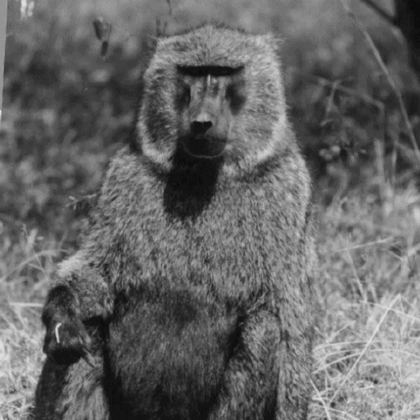
%> input picture baboon.gif, 420 x 420 px, shrunk from 512 x 512 before the run
$ octave example_imagerecovery_SVTr4svd.m   (GNU Octave 9; MATLAB toolbox functions it lacks are replaced by stand-ins)
%> lines starting %> are read from the running program, lines starting %| are printed output that depends on the picture
### SVT_r4svd.m
function [Ubest,Sbest,Vbest,numiter,out] = SVT_r4svd(n,trIndex,trData,tsIndex,tsData,tau,delta,maxiter,tol)
%% SVT Implementation using R4SVD for fast SVT operator estimation
% Usage:  [Ubest,Sbest,Vbest,numiter,output]  = SVT(n, trIndex, trData, tsIndex, tsData, tau, delta, maxiter, tol)
%
% Inputs:
%   n               - size of the matrix A assumed n(1) by n(2).
%   trIndex         - indices set of training entries.
%   trData          - data vector of training set
%   tau             - tau ||A||_* + 0.5 ||A||_F^2
%   delta           - SVT step size
%   maxiter         - maximum number of iterations
%   tol             - stopping criteria (default: 1e-4)
%
% Outputs: completed matrix X stored in SVD format X = U*diag(S)*V'
%   Ubest           - n1xk left singular vectors
%   Sbest           - kx1 singular value vector
%   Vbest           - n2xk right singular vectors
%   numiter         - number of iterations to achieve convergence
%   output          - a structure with data from each iteration.  Includes:
%       output.nuclearNorm      - nuclear norm of current iterate
%       output.rank             - rank of current iterate
%       output.trRes            - error on training set
%       output.tsRes            - error on test set
%
% Algorithm Description:
% References:
%    Original SVT Algorithm:
%    J. Cai, E. J. Candes, Z. Shen, A singular value thresholding algorithm
%    for matrix completion, SIAM J. Optim., 20(4): 1956-1982, 2010.
%
%    SVT-R4SVD:
%    Y. Li, W. Yu, A Fast Implementation of Singular Value Thresholding
%    Algorithm using Recycling Rank Revealing Randomized Singular Value
%    Decomposition, submitted to Mathematical Program Computation, 2017.

% Written by: Yaohang Li
% Email: yaohang@cs.odu.edu
% Created: Apr. 14, 2017
%
% The SVT-R4SVD Program is based on the SVT implementation
% by Emmanuel Candes

%% set parameters
n1 = n(1);                                  % # of rows in the matrix
n2 = n(2);                                  % # of columns in the matrix
m = length(trIndex);                        % # of samples in training set
t = length(tsIndex);                        % # of samples in test set
normTrData = norm(trData);                  % 2-norm of training set
normTsData = norm(tsData);                  % 2-norm of test set
beta = 0.95;                                % simulated annealing cooling factor

%% prepare initial matrix Y(0)
[i, j] = ind2sub([n1,n2], trIndex);
Y = sparse(i,j,trData,n1,n2,m);             % set up sparse matrix Y
normProjM = normest(Y,1e-2);                % 2-norm of Y
k0 = ceil(tau/(delta*normProjM));           % initialize k0, same as SVT
y = k0*delta*trData;                        % initialize Y(0)
Y = setsparse(Y, i, j, y);                  % sparcify Y(0)

%% start SVT iterations
r = 0;                                      % initialize rank
U = []; S = []; V = [];                     % initialize U, S, V
Ubest = []; Sbest = []; Vbest = [];         % initialize Ubest, Dbest, Vbest
preU = [];                                  % recycling singular vector (empty)
percent = 0.50;                             % 50% error is allowed at the beginning
mintrRes = 1000000000.0;                    % minimum training set error (set to infinity)
mintsRes = 1000000000.0;                    % minimum test set error (set to infinity)

for k = 1:maxiter
    % estimate the SVT operator
    % perform R4SVD to obtain a low-rank approximation with singular values
    % greater than tau
    [U,Sigma,V] = r4svd(Y,tau,preU,percent);        % R4SVD
    %preU = U;                                       % recycle SVD
    sigma = diag(Sigma);
    r = size(Sigma, 1);                             % rank after SVT operator
    Sigma = Sigma(1:r) - tau;                       % subtract tau

    % get elements on the sample locations from the completed matrix
    tr = XonOmega(U*diag(Sigma),V,trIndex);
    ts = XonOmega(U*diag(Sigma),V,tsIndex);

    % keep track of norm in
    trRes = norm(tr - trData)/sqrt(m);
    tsRes = norm(ts - tsData)/sqrt(t);

    fprintf('iteration %4d, rank is %2d, training err: %.2e, test err: %.2e\n',k, r, trRes, tsRes);

    % if training error is reducing, continue;
    % otherwise trigger simulated annealing cooling scheme
    if trRes < mintrRes
        mintrRes = trRes;
    else
        percent = percent * beta;                   % cooling scheme
    end

    % keep track of the recovery with best test error
    if tsRes < mintsRes
        mintsRes = tsRes;
        Ubest = U; Sbest = Sigma; Vbest = V;
    end

    out.trRes(k) = trRes;
    out.tsRes(k) = tsRes;
    out.rank(k) = r;
    out.nuclearNorm(k) = sum(Sigma);

    % check convergence
    if (trRes < tol)
        break
    end
    if (trRes > 1e5)
        disp('Divergence!');
        break
    end

    % update matrix Y(i)
    y = y + delta*(trData-tr);
    Y = setsparse(Y, i, j, y);
end

numiter = k;

end

### setsparse/setsparse.m
function varargout = setsparse(varargin)
% function S = SETSPARSE(S, r, c, v)
%
% PURPOSE: a new sparse matrix after assigning S(r(:), c(:)) = v(:)
%
% SETSPARSE(..., fun)
%   where fun is a function handle: apply two-variates FUN before assign
%       the values S(k) = fun(S(k),v(k)), (k is corresponding linear-index)
%    Reverse order of input variables SETSPARSE(r, c, v, S, fun) to
%    apply function in other way around: S(k) = fun(v(k),S(k))
%
% FUN can either be a function handle in mfile or following functions:
%
%     @asgn           Assign value
%     @plus           Plus
%     @minus          Minus
%     @times          Array multiply
%     @rdivide        Right array divide
%     @ldivide        Left array divide
%     @power          Array power
%     @max            Binary maximum
%     @min            Binary minimum
%     @rem            Remainder after division
%     @mod            Modulus after division
%     @atan2	        Four-quadrant inverse tangent
%     @hypot	        Square root of sum of squares
%     @eq             Equal
%     @ne             Not equal
%     @lt             Less than
%     @le             Less than or equal
%     @gt             Greater than
%     @ge             Greater than or equal
%     @and            Element-wise logical AND
%     @or             Element-wise logical OR
%     @xor            Logical EXCLUSIVE OR
%
% Note: This function is useful for sparse because sometime a straight
% forward linear-indexing might not work for large indexes (overflow)
%
% Author Bruno Luong <brunoluong@yahoo.com>
% Last update: 05/April/2009

nout = max(nargout,1);
vout = cell(1,nout);
[vout{:}] = spsubsasgn(varargin{:});
varargout = vout;

### example_imagerecovery_SVTr4svd.m
%% main program for using SVT-R4SVD for image recovery
%
% Written by: Yaohang Li
% Email: yaohang@cs.odu.edu
% Created: Apr. 14, 2017

clear all
close all
clc

addpath('setsparse');
rng('default')
format long

%% Load the original matrix from the image
% M3 = imread('..\images\juliabw.jpg');
% M3 = imread('..\images\lena_1024.jpg');
M3 = imread('..\images\baboon.gif');
%> M3: size 420x420 uint8; min 0, max 217, mean 91.8
M = double(M3(:,:,1));

% Size of the matrix
[n1,n2] = size(M);
%> n1 = 420; n2 = 420

%% Set parameters
maxiter = 200;             % maximun number of iterations in SVT
tol = 1.0e-00;              % convergence threshold of SVT
trpercent = 0.20;           % specifying percentage of training samples
tspercent = 0.05;           % specifying percentage of test samples

%% generate random samples from the loaded image
m = floor((n1*n2)*trpercent);           % number of training samples
%> m = 35280
t = floor((n1*n2)*tspercent);           % number of test samples
%> t = 8820
reorder = randsample(n1*n2,n1*n2);      % reorder the samples
trIndex = reorder(1:m);                 % an array of training sample indices
tsIndex = reorder(m+1:m+t);             % an array of test sample indices
trData = M(trIndex);                    % an array of training samples
tsData = M(tsIndex);                    % an array of test samples

%% SVT parameters
tau = norm(trData, 'fro')*sqrt(n1*n2/m);
%> tau = 42738.7
delta = sqrt(n1*n2/m);
%> delta = 2.24

disp(['number of rows in image (n1): ',num2str(n1)])
%| number of rows in image (n1): 420
disp(['number of columns in image (n2): ',num2str(n2)])
%| number of columns in image (n2): 420
disp(['regularization parameter (tau): ',num2str(tau)])
%| regularization parameter (tau): 42738.6963
disp(['percentage of training samples (percent): ',num2str(trpercent)])
disp(['step size (delta): ',num2str(delta)])
%| step size (delta): 2.2361
disp(['convergence threshold of SVT (tol): ',num2str(tol)])
disp(['maximun number of iterations in SVT (maxiter): ',num2str(maxiter)])

%% The modified SVT algorithm based on R3SVD
fprintf('\nSolving by SVT using R4SVD...\n');
% create the sample matrix for visualization
[x, y] = ind2sub([n1,n2], trIndex);
T = ones(n1,n2)*200;
for i = 1:m
    T(x(i),y(i)) = M(x(i),y(i));
end
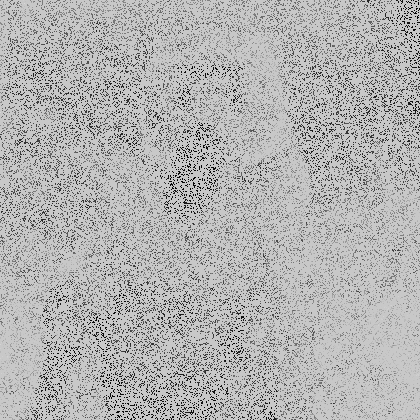
%> T: size 420x420 double; min 0, max 216, mean 178.4
figure(1)
imshow(uint8(T)); title([num2str(trpercent*100),'% training Samples'])
[U2,S2,V2,numiter2,out] = SVT_r4svd([n1 n2],trIndex,trData,tsIndex,tsData,tau,delta,maxiter,tol);
%> in SVT_r4svd, `normTrData = norm(trData);`: normTrData = 19113.3
%> in SVT_r4svd, `normTsData = norm(tsData);`: normTsData = 9542.4
%> in SVT_r4svd, `Y = sparse(i,j,trData,n1,n2,m);`:
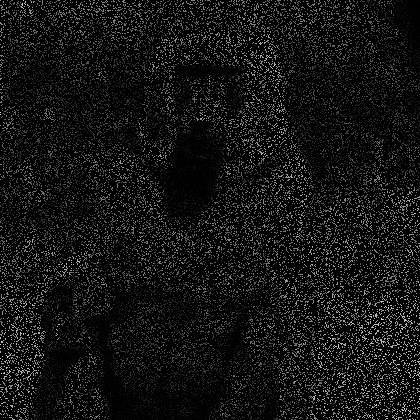
%> Y: size 420x420 double; min 0, max 216, mean 18.4
%> in SVT_r4svd, `normProjM = normest(Y,1e-2);`: normProjM = 8071.6
%> in SVT_r4svd, `k0 = ceil(tau/(delta*normProjM));`: k0 = 3
%> the run ends on the next line
